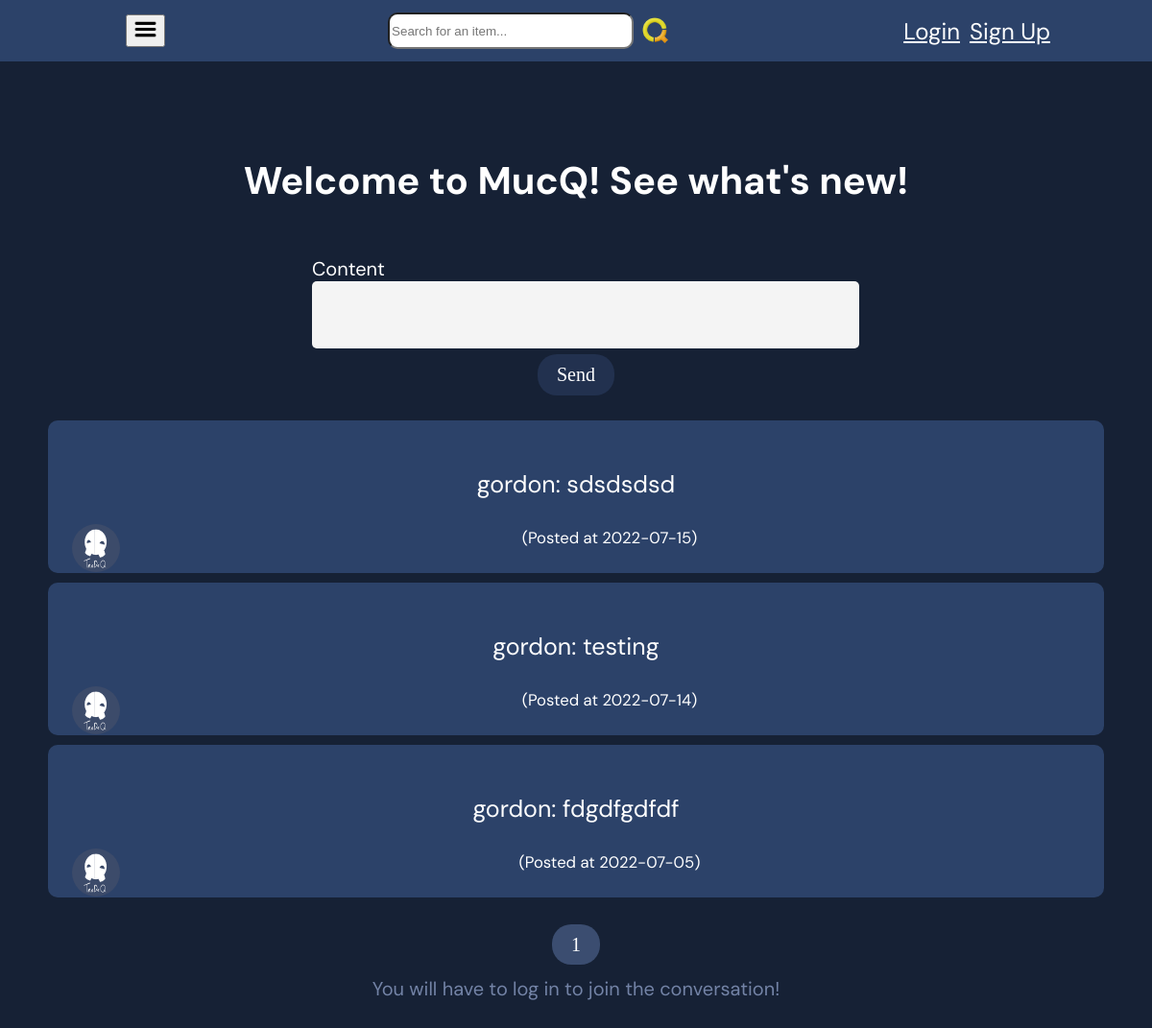
Before: / with the older database file.
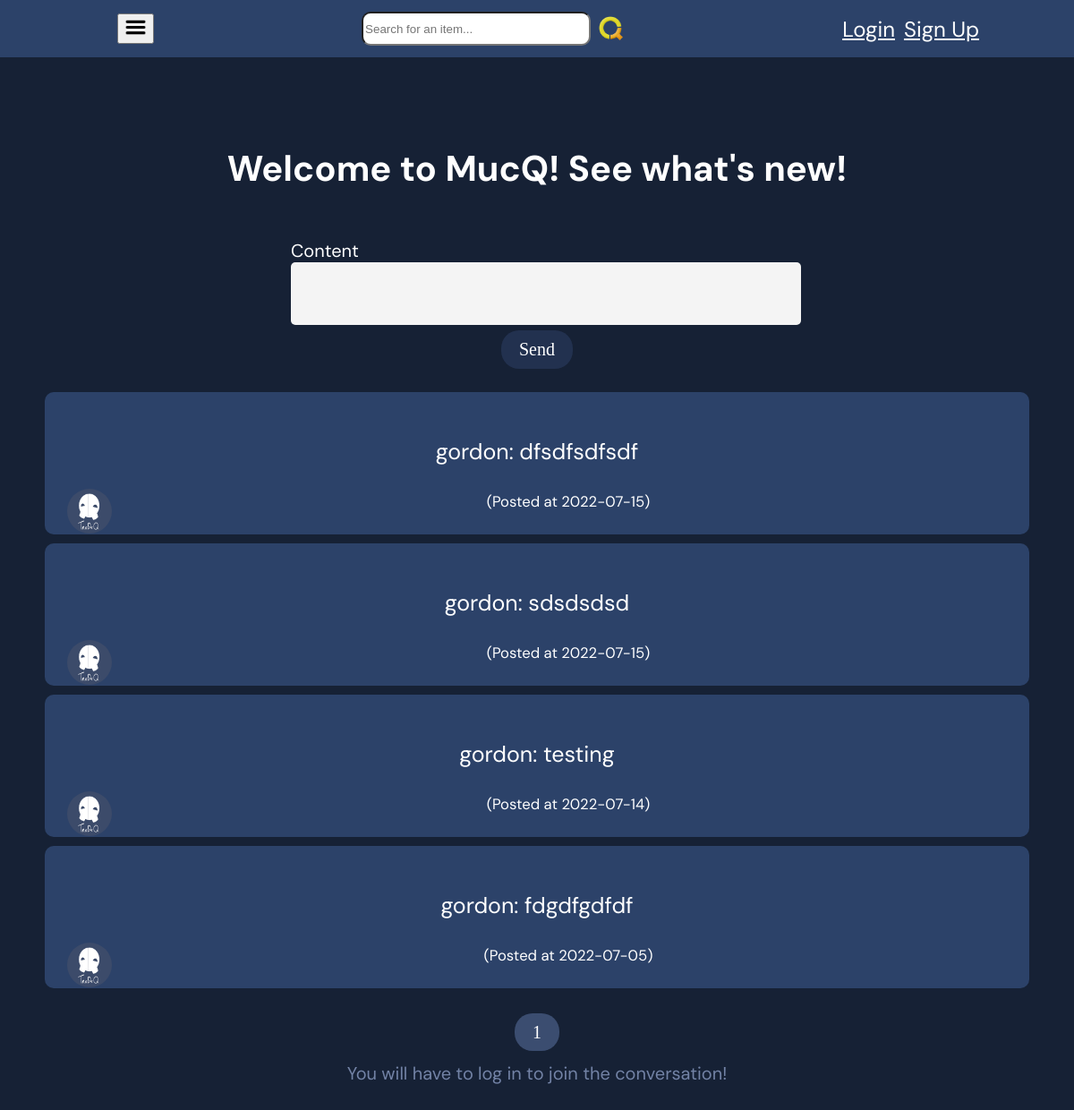
After: the same page with the newer database file.
### mucq/models.py (models this page shows, shortened)
class Post(db.Model):
    id = db.Column(db.Integer, primary_key=True)
    date_posted = db.Column(db.DateTime, nullable=False,
                            default=datetime.utcnow)
    content = db.Column(db.Text, nullable=False)
    user_id = db.Column(db.Integer, db.ForeignKey('user.id'), nullable=False)

class User(db.Model, UserMixin):
    id = db.Column(db.Integer, primary_key=True)
    username = db.Column(db.String(20), unique=True, nullable=False)
    email = db.Column(db.String(120), unique=True, nullable=False)
    image_file = db.Column(db.String(20), nullable=False,
                           default='default.jpg')
    password = db.Column(db.String(60), nullable=False)
    about_me = db.Column(db.Text, nullable=True)
    posts = db.relationship('Post', backref='author', lazy=True)
    products = db.relationship('Products', backref='author', lazy=True)

### mucq/main_folder/routes.py (the view)
@main.route('/', methods=['GET', 'POST'])
def index():
    from mucq.models import Post
    import mucq.posts_folder.forms
    page = request.args.get('page', 1, type=int)
    posts = Post.query.order_by(
        Post.date_posted.desc()).paginate(page=page, per_page=7)
    from mucq.__init__ import db
    form = mucq.posts_folder.forms.PostForm()
    if form.validate_on_submit():
        post = Post(content=form.content.data, author=current_user)
        db.session.add(post)
        db.session.commit()
        flash('Your post has been created!', 'success')
        return redirect(url_for('main.index'))
    return render_template('/main/index.html', posts=posts, form=form)

### mucq/posts_folder/forms.py
class PostForm(FlaskForm):
    content = TextAreaField('Content', validators=[DataRequired()])
    submit = SubmitField('Send')

### mucq/main_folder/forms.py
class SearchForm(FlaskForm):
    searched = StringField('Searched', validators=[DataRequired()])
    submit = SubmitField('Submit')

### mucq/main_folder/routes.py (called while the page is built)
@main.context_processor
def base():
    form = SearchForm()
    return dict(form=form)

### mucq/templates/main/index.html (shortened to what this page needs)
{% extends 'base.html' %} {% block head %} {% endblock %} {% block body %}
<h1 id="mucq_welcome" class="mucq_welcome" lang="zh-Hant">Welcome to MucQ! See what's new!</h1>
{% include '/posts/main_create_post.html' %}
<div class="chat">
  {% for post in posts.items %}
  <div class="post">
    <div class="post-main">
      <p class="post-text">
        <a class="post-username" alink="white" vlink="white" href="#"
          >{{ post.author.username }}</a
        >: {{ post.content }}
      </p>
      <a class="profile-pic-post" href="#"
        ><img
          class="profile-pic-post"
          src="{{ url_for('static', filename='profile_pics/' + post.author.image_file) }}"
          align="left"
          style="margin-right: 20px"
      /></a>
      <small>{{ post.date_posted.strftime('(Posted at %Y-%m-%d)') }}</small>
    </div>
  </div>
  {% endfor %}
  <br />
  {% for page_num in posts.iter_pages(left_edge=1, right_edge=1, left_current=1,
  right_current=1) %} {% if page_num %} {% if posts.page == page_num %}
  <a class="btn-3" href='{{ url_for("main.index", page=page_num) }}'
    >{{page_num}}</a
  >
  {% else %}
  <a class="btn-3" href='{{ url_for("main.index", page=page_num) }}'
    >{{page_num}}</a
  >
  {% endif %} {% else %} ... {% endif %} {% endfor %}
</div>
{% if current_user.is_authenticated %}
{% else %}
<p id="loginReminder" style="color: #7383a6; text-align: center">
  You will have to log in to join the conversation!
</p>
{% endif %}
{% endblock %} {% block title %}Feed{% endblock %}

### mucq/templates/base.html (shortened to what this page needs)
<!DOCTYPE html>
<html>
  <head>
    <link
      rel="stylesheet"
      href="{{ url_for('static', filename='css/style.css') }}"
    />
  </head>
  <body>
    <div class="top-bar" id="topbar">
      <button class="sidebar-button" id="sidebar_button" onclick="toggleSideBar()">
        <img
          class="sidebar-image"
          src="{{ url_for('static', filename='Hamburger_icon.svg.png') }}"
        />
      </button>
        <form method="POST" action="{{ url_for('main.search') }}">
          <div class="search-bar">
          <input
            class="search-bar"
            type="text"
            placeholder="Search for an item..."
            name="searched"
          />
          <button class="search-submit-button" type="submit">
            <img
              src="{{ url_for('static', filename='mucq-logo.png') }}"
              class="logo"
              alt=""
            />
          </button>
          </div>
        </form>
      <nav>
        <nav class="login-sign-up" id="nav">
          {% if current_user.is_authenticated %}
          <a class="navbar-text" href="{{ url_for('users.profile') }}"
            >My Account</a
          >
          <a
            class="logout"
            href="{{ url_for('users.logout') }}"
            alink="white"
            vlink="white"
            id="logout"
            >Logout</a
          >
          {% else %}
          <a
            class="login"
            href="{{ url_for('users.login') }}"
            alink="white"
            vlink="white"
            id="login"
            >Login</a
          >
          <a
            class="signup"
            href="{{ url_for('users.signup') }}"
            alink="white"
            vlink="white"
            id="sign_up"
            >Sign Up</a
          >
          {% endif %}
        </nav>
      </nav>
    </div>
    <br />
    <div class="container">
      <div class="content" id="content">
         {% block body %}{% endblock %}
        <br />
      </div>
    </div>
  </body>
</html>

### mucq/templates/posts/main_create_post.html (shortened to what this page needs)
<form method="POST" action="">
  <div id="create_post" class="create-post-div">
    <div class="form-group create-post">
      <div class="form-group create-post-text">
        {{ form.content.label(class="form-control-label create-post-textarea",
        id="create_post_content") }} {% if form.content.errors %} {{
        form.content(class="form-control is-invalid") }}
        <div class="invalid-feedback">
          {% for errors in form.content.errors %}
          <span>{{ error }}</span>
          {% endfor %}
        </div>
        {% else %}
        <div class="create-post-submit">
          {{ form.content(class="form-control") }}
        </div>
        {% endif %}
      </div>
      {{ form.submit(class="btn") }}
    </div>
    <br />
  </div>
</form>

### mucq/static/css/style.css (style rules this page uses)
body { margin: 0px; overflow: auto; overflow-x: hidden !important; background-color: #162135; font-family: "DM Sans", sans-serif; }
.top-bar { align-items: center; transition: 0.15s ease-in-out; display: flex; justify-content: space-around; width: 100%; height: 100%; background-color: #2c4269; padding: 15px; }
.top-bar a:link { color: white; }
.search-bar { border-radius: 10px; display: flex; align-items: center; width: 25vw; height: 4vh; }
.search-submit-button { background-color: transparent; border: none; }
.sidebar-image { width: 25px; height: 25px; }
.logo { height: relative; width: 4vh; height: 4vh; }
.login-sign-up { display: flex; align-items: center; }
.login-sign-up a { font-size: 3vh; top: 50%; margin-left: 5px; margin-right: 5px; }
.create-post-div { box-sizing: border-box; display: inline-block; width: 50%; }
.create-post-div .create-post-text { text-align: left; }
.content { transition: 0.25s ease-in-out; justify-content: center; border-radius: 7.5px; color: white; padding: 40px; font-size: 20px; height: 100%; margin: 10px; overflow: hidden; margin-top: 10px; flex: 1; text-align: center; }
.form-control { padding: 10px; }
.form-control-label { text-align: right; }
.profile-pic-post { width: 50px; height: 50px; position: relative; overflow: hidden; border-radius: 100%; }
.post { background-color: #2c4269; margin-bottom: 10px; border-radius: 10px; }
.post-username { text-decoration: none; color: white; }
.post-main { padding: 25px; }
.post-text { color: white; font-size: 25px; overflow: hidden; }
.btn { border-width: 0px; border-radius: 20px; padding: 10px; font-family: "Podkova", serif; font-size: 20px; background-color: #22314f; color: white; padding-left: 20px; padding-right: 20px; text-decoration: none; }
.btn-3 { border-width: 0px; border-radius: 20px; padding: 10px; font-family: "Podkova", serif; font-size: 20px; background-color: #3b4d70; color: white; padding-left: 20px; padding-right: 20px; text-decoration: none; }
textarea { resize: none; color: black; background-color: #f4f4f4; border: none; border-radius: 5px; width: 100%; height: 50px; }

Changed rows visible on the page:
added Post: author.username "gordon", content "dfsdfsdfsdf", image_file (placeholder picture), date_posted "(Posted at 2022-07-15)"
